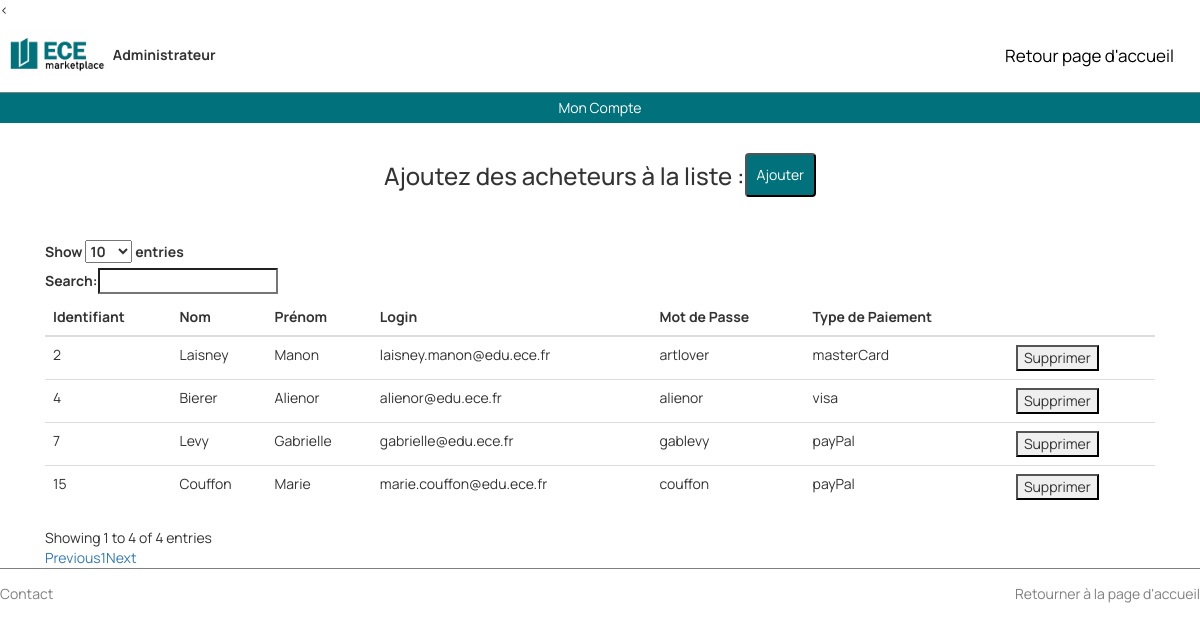
/Admin/listeAcheteurs.php, run on the app's committed database.
### tables this page shows
CREATE TABLE `acheteur` (
  `idAcheteur` int(11) NOT NULL,
  `login` varchar(255) NOT NULL,
  `password` varchar(255) NOT NULL,
  `nom` varchar(255) NOT NULL,
  `prenom` varchar(255) NOT NULL,
  `paiement` varchar(255) NOT NULL
);

### Admin/listeAcheteurs.php (the view, shortened to what this page needs)
<!DOCTYPE html>
<html>
<head>
  <link rel="stylesheet"
  href="https://stackpath.bootstrapcdn.com/bootstrap/4.1.3/css/bootstrap.min.css">
  <link rel="stylesheet" href="https://maxcdn.bootstrapcdn.com/bootstrap/4.0.0/css/bootstrap.min.css" >
  <link rel="stylesheet" href="https://cdnjs.cloudflare.com/ajax/libs/font-awesome/4.7.0/css/font-awesome.min.css">
  <link rel="stylesheet" href="https://maxcdn.bootstrapcdn.com/bootstrap/3.4.1/css/bootstrap.min.css">
  <link rel="stylesheet" type="text/css" href="../styles.css">
</head>
<body>
  <<div class="topnav" id="myTopnav" >
    <b class="active"><img src="../img/logomarket.jpg" alt="ECEmarketplace" style="width:100px;"></b>
    <b class="active">Administrateur</b>
    <a href="accueilAdmin.php"> Retour page d'accueil</a>
  </div>
   <div class="parent">Mon Compte
    </div>
  <div class="annonce" style="display:flex;justify-content:center;margin:20px;margin-bottom:40px;">
    <div class=""style="text-align: center;">
      <h3 >Ajoutez des acheteurs à la liste : </h3></div>
      <div >
        <form action="ajouterAcheteur.html" method="post" >
          <table >
            <tr>
              <td colspan="2" align="center">
               <input type="submit" name="button2" value="Ajouter"style="width: 100%;background-color: #01717C;border: :none;padding: 10px;;color: white;border-radius: 4px;margin-top:10px;"></td>
             </tr>
           </table>
         </form>
       </div>
     </div>
    <div class="container">
      <div class="table-responsive">
        <div class="row">
          <div class="col-lg-12">
            <table class="table" id="basictable">
              <thead>
                <tr>
                  <th class="th-sm">Identifiant
                  </th>
                  <th class="th-sm">Nom
                  </th>
                  <th class="th-sm">Prénom
                  </th>
                  <th class="th-sm">Login
                  </th>
                  <th class="th-sm">Mot de Passe
                  </th>
                  <th class="th-sm">Type de Paiement
                  </th>
                  <th class="th-sm">
                  </th>
                </tr>
              </thead>
              <?php
              $database = "ebayECE";
              $db_handle = mysqli_connect('localhost', 'root', 'root');
              $db_found = mysqli_select_db($db_handle, $database);
              if ($db_found) {
                $sql = "SELECT * FROM acheteur";
                $result = mysqli_query($db_handle, $sql);
                while ($data = mysqli_fetch_assoc($result)) {
                  echo '<tr>';
                  echo '<td>' . $data['idAcheteur'] . '</td>';
                  echo '<td>' . $data['nom'] . '</td>';
                  echo '<td>' . $data['prenom'] . '</td>';
                  echo '<td>' . $data['login'] . '</td>';
                  echo '<td>' . $data["password"] .'</td>';
                  echo '<td>' . $data['paiement'] . '</td>';
                  echo '<td><button class="valid" type="button" value="'.$data['idAcheteur'].'" name="supprimeracheteur">Supprimer
                  </button></td>';
                  echo '</tr>';
                }
              }
              ?>
            </table>
          </div>
        </div>
      </div>
    </div>
    <div class="footer" style="border-top : 1px solid grey;  justify-content: space-between;display:flex;background-color:white;">
      <div class="infoFooter">
        <p><a href="../contact.html">Contact</a></p>
      </div>
      <div class="infoFooter">
        <div class="text-right"><a style="text-decoration:none; " href="accueilAdmin.php"><p >Retourner à la page d'accueil</p></a></div>
      </div>
    </div>
  </body>
  </html>

### styles.css (style rules this page uses)
body { font-family :'Manrope'; margin: 0; }
.footer a { color:grey; text-decoration:none; }
.infoFooter { padding-top: 15px; }
.topnav { overflow: hidden; border-bottom: 1px solid grey; padding: 10px; }
.topnav a { float: right; display: flex;; color: black; text-align: center; padding: 14px 16px; text-decoration: none; font-size: 17px; }

### Admin/listeAcheteurs.php (style rules this page uses)
html, body { margin: 0; padding: 0; }
.parent { text-align: center; background-color: #01717C; color:white; padding: 5px; border-bottom: grey; padding-left:5px; width:100%; }

### data on the page
acheteur: idAcheteur "2", nom "Laisney", prenom "Manon", login "laisney.manon@edu.ece.fr", password "artlover", paiement "masterCard"
acheteur: idAcheteur "4", nom "Bierer", prenom "Alienor", login "alienor@edu.ece.fr", password "alienor", paiement "visa"
acheteur: idAcheteur "7", nom "Levy", prenom "Gabrielle", login "gabrielle@edu.ece.fr", password "gablevy", paiement "payPal"
acheteur: idAcheteur "15", nom "Couffon", prenom "Marie", login "marie.couffon@edu.ece.fr", password "couffon", paiement "payPal"
